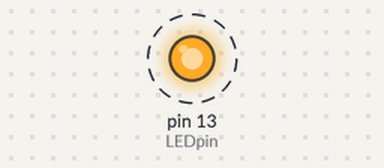
The sketch below on a simulated Arduino Uno, built with avr-gcc and run on an emulated ATmega328P. Parts: output pins drawn as LEDs (lit = HIGH). Dashed ring = blinking.

Above: at 0.5 s.
Timing chart, 0 to 4.6 s (numbered marks = the images above):
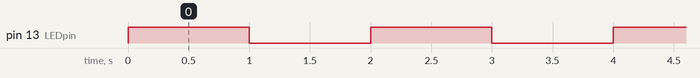

The sketch:

__0.1.ino
```cpp
const int LEDpin = 13;
int value;
void setup() {
pinMode(LEDpin, OUTPUT);
value = HIGH;
}
void loop() {
const int timeDelay = 1000;
write_delay(value, timeDelay);
write_delay(!value,timeDelay);
}
void write_delay(int v, int d) {
digitalWrite(LEDpin, v);
delay(d);
}
```

Measured:
- by itself, pin 13 (LEDpin): alternates HIGH for 1.0 s and LOW for 1.0 s
